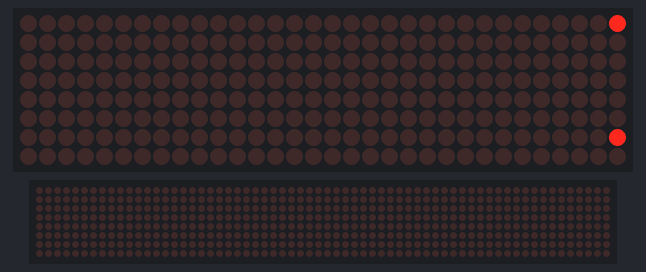
A program run on a simulated Raspberry Pi (BCM pin numbers). Parts: 32×8 LED matrix, a strip that is not on the board, showing the scrolling text unrolled. The 64×8 strip is a reading aid, not a part: it shows the text the matrix is scrolling, unrolled, one strip-width of it at a time. At 3.7 s the program stops and its outputs stay as they are.

Above: at 0.06 s.
At 0.47 s:
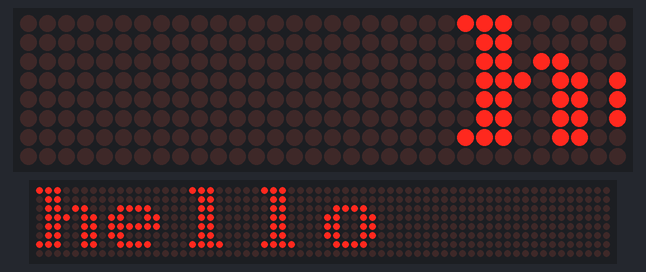
At 0.93 s:
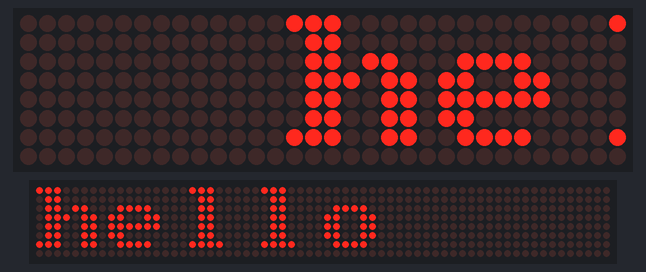
At 1.86 s:
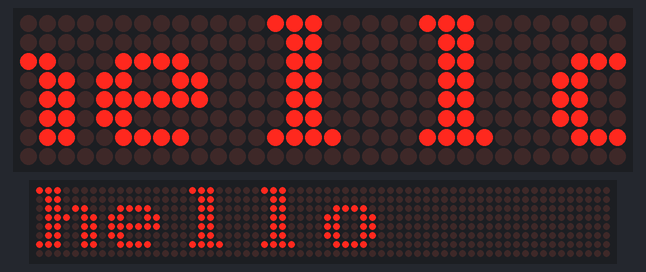
At 2.73 s:
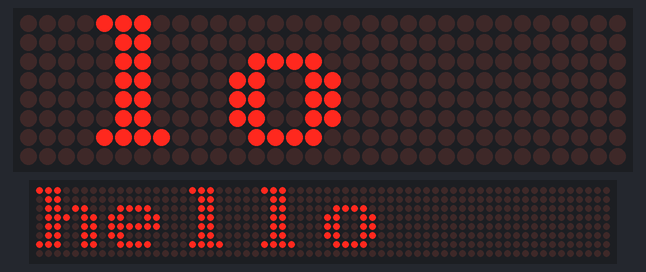
At 3.65 s:
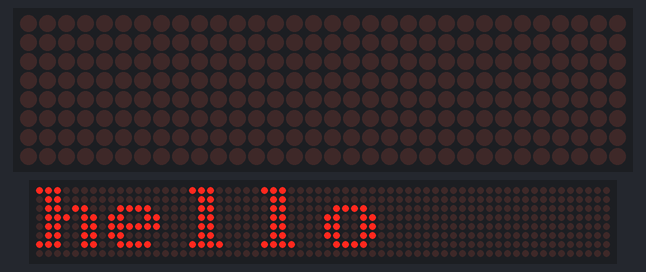

The program:

matrix-test-v1.py
```python
#!/usr/bin/env python

import max7219.led as led
import time
from max7219.font import proportional, SINCLAIR_FONT, TINY_FONT, CP437_FONT
from random import randrange

# device = led.matrix(cascaded=1)

device = led.matrix(cascaded=4,vertical=True)
###############################
# we how to show_msg, then scroll
# device.orientation(90)
# device.invert(1)
device.show_message('hello')
device.scroll_right()
device.scroll_right()
device.scroll_right()
# device.invert(1)

#############################
# scroll_down
# device.show_message('hell')
# device.scroll_down()
# device.scroll_down()
# device.scroll_down()
# device.scroll_down()
# device.scroll_down()

##############################
# orientation work on LETTER
# device.orientation(180)
# device.letter(3, ord('H'))
# # device.orientation(180)
# device.letter(2, ord('O'))
# # device.orientation(180)
# device.letter(1, ord('A'))
# # device.orientation(180)
# device.letter(0, ord('N'))
# # device.orientation(180)
# device.invert(1)
# not work with
# device.scroll_right()

#############################
# orientation NOT WORK WITH SHOW_MESSAGE
# device.orientation(180)
# device.show_message('hello')
# device.show_message('h')

############################
# not work orientation on TEXT
# device._orientation = 180
# device.show_message('hello')
```
